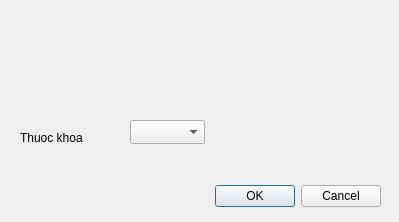
<?xml version="1.0" encoding="UTF-8"?>
<ui version="4.0">
 <class>add_lop</class>
 <widget class="QDialog" name="add_lop">
  <property name="geometry">
   <rect>
    <x>0</x>
    <y>0</y>
    <width>399</width>
    <height>222</height>
   </rect>
  </property>
  <property name="windowTitle">
   <string>Dialog</string>
  </property>
  <widget class="QDialogButtonBox" name="buttonBox">
   <property name="geometry">
    <rect>
     <x>40</x>
     <y>180</y>
     <width>341</width>
     <height>32</height>
    </rect>
   </property>
   <property name="orientation">
    <enum>Qt::Horizontal</enum>
   </property>
   <property name="standardButtons">
    <set>QDialogButtonBox::Cancel|QDialogButtonBox::Ok</set>
   </property>
  </widget>
  <widget class="QComboBox" name="comboBox">
   <property name="geometry">
    <rect>
     <x>130</x>
     <y>120</y>
     <width>75</width>
     <height>24</height>
    </rect>
   </property>
  </widget>
  <widget class="QLabel" name="label">
   <property name="geometry">
    <rect>
     <x>20</x>
     <y>130</y>
     <width>81</width>
     <height>16</height>
    </rect>
   </property>
   <property name="text">
    <string>Thuoc khoa</string>
   </property>
  </widget>
 </widget>
 <resources/>
 <connections>
  <connection>
   <sender>buttonBox</sender>
   <signal>accepted()</signal>
   <receiver>add_lop</receiver>
   <slot>accept()</slot>
   <hints>
    <hint type="sourcelabel">
     <x>248</x>
     <y>254</y>
    </hint>
    <hint type="destinationlabel">
     <x>157</x>
     <y>274</y>
    </hint>
   </hints>
  </connection>
  <connection>
   <sender>buttonBox</sender>
   <signal>rejected()</signal>
   <receiver>add_lop</receiver>
   <slot>reject()</slot>
   <hints>
    <hint type="sourcelabel">
     <x>316</x>
     <y>260</y>
    </hint>
    <hint type="destinationlabel">
     <x>286</x>
     <y>274</y>
    </hint>
   </hints>
  </connection>
 </connections>
</ui>
